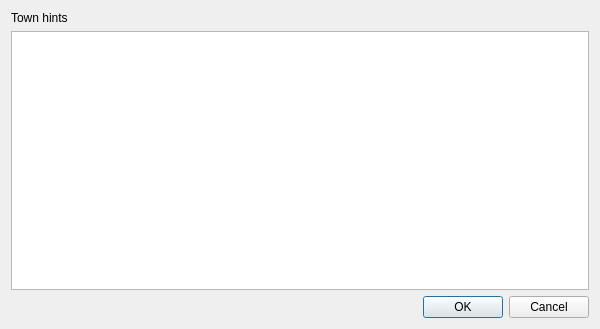
<?xml version="1.0" encoding="UTF-8"?>
<ui version="4.0">
 <class>TownHintSelector</class>
 <widget class="QDialog" name="townHintSelector">
  <property name="geometry">
   <rect>
    <x>0</x>
    <y>0</y>
    <width>600</width>
    <height>329</height>
   </rect>
  </property>
  <property name="windowTitle">
   <string>Select Town hints</string>
  </property>
  <layout class="QVBoxLayout" name="verticalLayout">
   <item>
    <widget class="QLabel" name="labelTownHints">
     <property name="text">
      <string>Town hints</string>
     </property>
    </widget>
   </item>
   <item>
    <widget class="QTableWidget" name="tableWidgetTownHints"/>
   </item>
   <item>
    <widget class="QDialogButtonBox" name="buttonBoxResult">
     <property name="standardButtons">
      <set>QDialogButtonBox::Cancel|QDialogButtonBox::Ok</set>
     </property>
    </widget>
   </item>
  </layout>
 </widget>
 <resources/>
 <connections/>
</ui>
